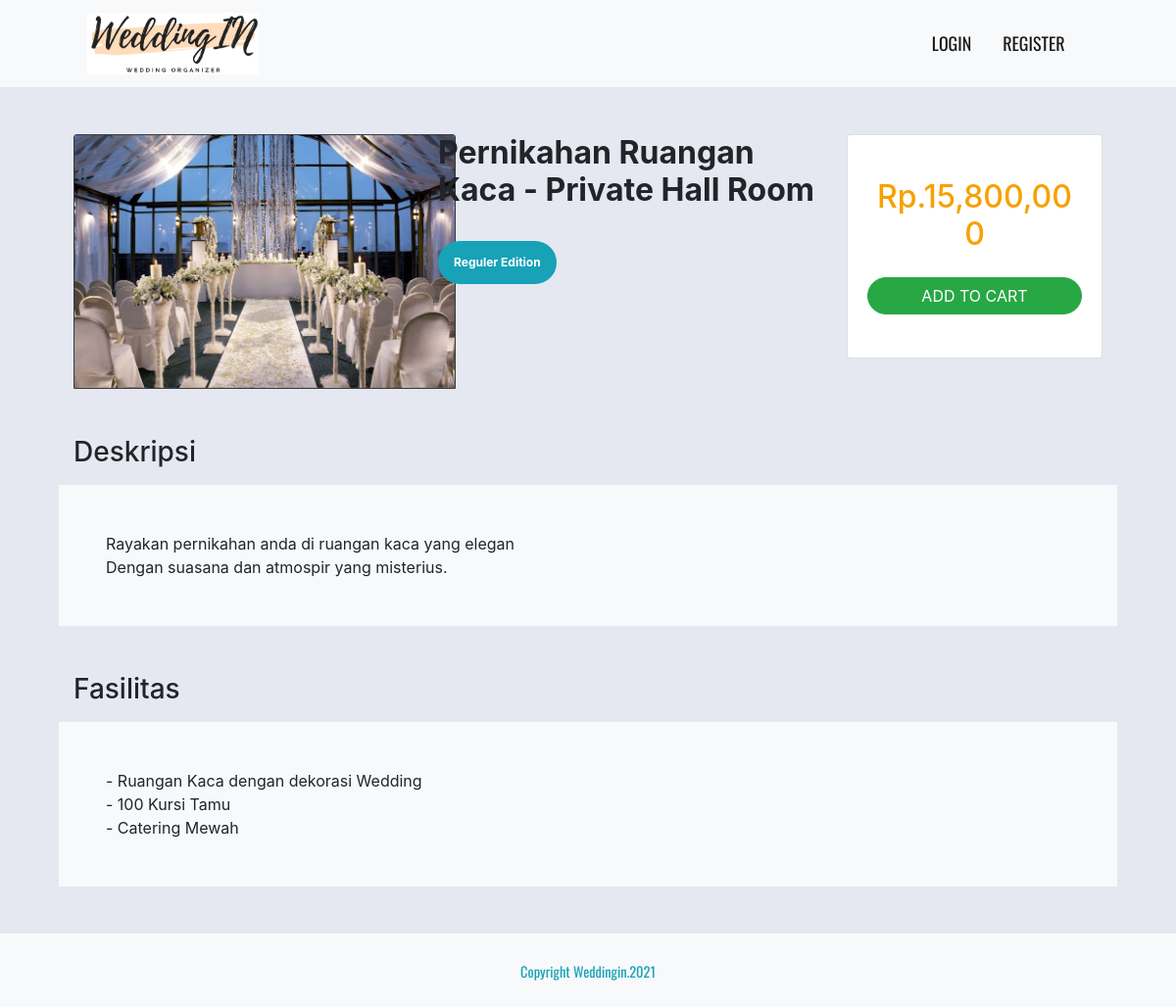
Screenshot of /home/detail/19 with the database file from the repository.
### tables this page shows
CREATE TABLE `products` (
  `id` int(11) NOT NULL,
  `name` varchar(100) NOT NULL,
  `price` int(11) NOT NULL,
  `edition` enum('reguler','premium') NOT NULL,
  `image` varchar(255) NOT NULL,
  `description` text NOT NULL,
  `fasilitas` text NOT NULL
);

### application/controllers/Home.php (called while the page is built, shortened)
<?php
class Home extends CI_Controller {
	public function __construct()
	{
		$this->load->model('home_model', 'home');
		$this->load->library('form_validation');
	}
	public function detail($id)
	{
		$data['title'] = 'Detail Product';
		$data['wedding']	= $this->home->getProductById($id);
		$data['page']	= 'pages/home/detail';
		$this->load->view('layouts/app', $data);
	}
}

### index.php (called while the page is built, shortened)
<?php
require_once BASEPATH.'core/CodeIgniter.php';

### application/models/Home_model.php (called while the page is built, shortened)
<?php
class Home_model extends CI_Model {
	public function getProductById($id)
	{
		return $this->db->get_where('products', ['id' => $id])->row_array();
	}
}

### application/views/pages/home/detail.php (the view, shortened to what this page needs)
<div class="container">
	<div class="row mt-5">
		<div class="col">
			<img src="<?= base_url() ?>/images/product/<?= $wedding['image'] ?>" class="card-img-top border border-dark" alt="<?= $wedding['name'] ?>" style="width: 390px">
		</div>
		<div class="col-5 margin ml-5 pl-5">
			<h2 class="font-weight-bold"><?= $wedding['name'] ?></h2>
			<br>
			<h4 class="font-weight-bold h-1 badge badge-info badge-pill p-3"><?=  ucfirst($wedding['edition']) ?> Edition</h4>
		</div>
		<div class="col">
			<div class="card">
				<div class="card-body text-center">
					<h2 class="text-center text-warning price mt-4 mb-4">Rp.<?= number_format($wedding['price']); ?></h2>
					<form action="<?= base_url('cart/add') ?>" method="POST">
						<button type="submit" class="btn btn-large btn-success btn-block badge-pill mb-4">ADD TO CART</button>
					</form>
				</div>
			</div>
		</div>
	</div>
	<div class="row mt-5 mb-2">
		<div class="col">
			<h3 id="description">Deskripsi</h3>
		</div>
	</div>
	<div class="row">
		<div class="col bg-light p-5">
			<?= $wedding['description'] ?>
		</div>
	</div>
	<div class="row mt-5 mb-2">
		<div class="col">
			<h3>Fasilitas</h3>
		</div>
	</div>
	<div class="row">
		<div class="col bg-light p-5">
			<?= $wedding['fasilitas'] ?>
		</div>
	</div>
</div>

### assets/css/style.css (style rules this page uses)
body { background-color: #e5e8f0; overflow-x: hidden; }
.container { max-width: 90%; }
.price { color: rgb(247, 161, 0) !important; }

### rows the page displays
products: image (picture), name "Pernikahan Ruangan Kaca - Private Hall Room", edition "Reguler", price "15,800,000", description "Rayakan pernikahan anda di ruangan kaca yang elegan Dengan suasana dan atmospir yang misterius.", fasilitas "- Ruangan Kaca dengan dekorasi Wedding - 100 Kursi Tamu - Catering Mewah"
